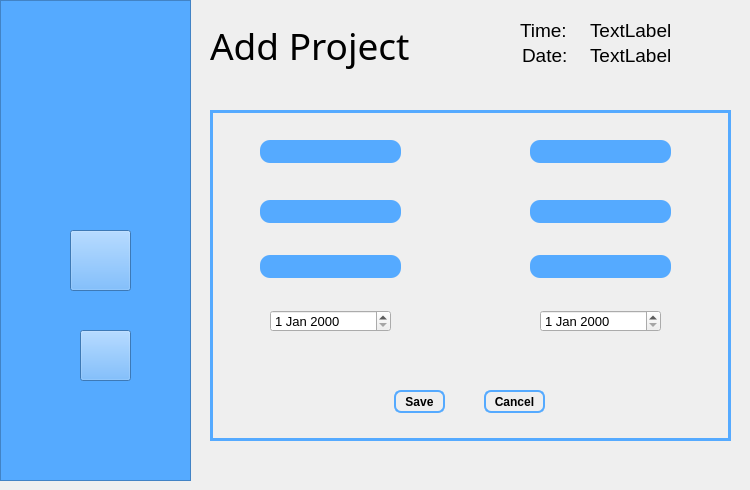
   <widget class="QWidget" name="page">
    <widget class="QFrame" name="frame_3">
     <property name="geometry">
      <rect>
       <x>0</x>
       <y>0</y>
       <width>191</width>
       <height>481</height>
      </rect>
     </property>
     <property name="styleSheet">
      <string notr="true">background:rgb(85,170,255);</string>
     </property>
     <property name="frameShape">
      <enum>QFrame::StyledPanel</enum>
     </property>
     <property name="frameShadow">
      <enum>QFrame::Raised</enum>
     </property>
     <widget class="QLabel" name="label_23">
      <property name="geometry">
       <rect>
        <x>10</x>
        <y>30</y>
        <width>171</width>
        <height>171</height>
       </rect>
      </property>
      <property name="styleSheet">
       <string notr="true">border-image:url(:/img/img/floralloLogo.png);</string>
      </property>
      <property name="text">
       <string/>
      </property>
     </widget>
     <widget class="QPushButton" name="signOut_2">
      <property name="geometry">
       <rect>
        <x>70</x>
        <y>230</y>
        <width>61</width>
        <height>61</height>
       </rect>
      </property>
      <property name="styleSheet">
       <string notr="true">#signOut_2
{
   border-image:url(:/img/img/profileIcon.png);
}

#signOut_2:hover
{
  border-image:url(:/img/img/profileIconHover.png);
}</string>
      </property>
      <property name="text">
       <string/>
      </property>
     </widget>
     <widget class="QPushButton" name="signOut_5">
      <property name="geometry">
       <rect>
        <x>80</x>
        <y>330</y>
        <width>51</width>
        <height>51</height>
       </rect>
      </property>
      <property name="styleSheet">
       <string notr="true">#signOut_5
{
   border-image:url(:/img/img/signOut.png);
}

#signOut_5:hover
{
  border-image:url(:/img/img/signOutHover.png);
}</string>
      </property>
      <property name="text">
       <string/>
      </property>
     </widget>
    </widget>
    <widget class="QFrame" name="frame_4">
     <property name="geometry">
      <rect>
       <x>210</x>
       <y>110</y>
       <width>521</width>
       <height>331</height>
      </rect>
     </property>
     <property name="styleSheet">
      <string notr="true">#frame_4
{
	border:3px solid rgb(85, 170, 255);
}</string>
     </property>
     <property name="frameShape">
      <enum>QFrame::StyledPanel</enum>
     </property>
     <property name="frameShadow">
      <enum>QFrame::Raised</enum>
     </property>
     <widget class="QLineEdit" name="lineEdit_IDProjectInput">
      <property name="geometry">
       <rect>
        <x>50</x>
        <y>30</y>
        <width>141</width>
        <height>23</height>
       </rect>
      </property>
      <property name="font">
       <font>
        <pointsize>11</pointsize>
       </font>
      </property>
      <property name="styleSheet">
       <string notr="true">padding: 1px;
background: rgb(85,170,255);
border-radius: 10px;
</string>
      </property>
     </widget>
     <widget class="QLineEdit" name="lineEdit_NameProjectInput">
      <property name="geometry">
       <rect>
        <x>50</x>
        <y>90</y>
        <width>141</width>
        <height>23</height>
       </rect>
      </property>
      <property name="font">
       <font>
        <pointsize>11</pointsize>
       </font>
      </property>
      <property name="styleSheet">
       <string notr="true">padding: 1px;
background: rgb(85,170,255);
border-radius: 10px;
</string>
      </property>
     </widget>
     <widget class="QLineEdit" name="lineEdit_DescriptionProjectInput">
      <property name="geometry">
       <rect>
        <x>50</x>
        <y>145</y>
        <width>141</width>
        <height>23</height>
       </rect>
      </property>
      <property name="font">
       <font>
        <pointsize>11</pointsize>
       </font>
      </property>
      <property name="styleSheet">
       <string notr="true">padding: 1px;
background: rgb(85,170,255);
border-radius: 10px;
</string>
      </property>
     </widget>
     <widget class="QLineEdit" name="lineEdit_OrderIDProjectInput">
      <property name="geometry">
       <rect>
        <x>320</x>
        <y>145</y>
        <width>141</width>
        <height>23</height>
       </rect>
      </property>
      <property name="font">
       <font>
        <pointsize>11</pointsize>
       </font>
      </property>
      <property name="styleSheet">
       <string notr="true">padding: 1px;
background: rgb(85,170,255);
border-radius: 10px;
</string>
      </property>
     </widget>
     <widget class="QLineEdit" name="lineEdit_BudgetProjectInput">
      <property name="geometry">
       <rect>
        <x>320</x>
        <y>30</y>
        <width>141</width>
        <height>23</height>
       </rect>
      </property>
      <property name="font">
       <font>
        <pointsize>11</pointsize>
       </font>
      </property>
      <property name="styleSheet">
       <string notr="true">padding: 1px;
background: rgb(85,170,255);
border-radius: 10px;
</string>
      </property>
     </widget>
     <widget class="QLineEdit" name="lineEdit_CustomerIDProjectInput">
      <property name="geometry">
       <rect>
        <x>320</x>
        <y>90</y>
        <width>141</width>
        <height>23</height>
       </rect>
      </property>
      <property name="font">
       <font>
        <pointsize>11</pointsize>
       </font>
      </property>
      <property name="styleSheet">
       <string notr="true">padding: 1px;
background: rgb(85,170,255);
border-radius: 10px;
</string>
      </property>
     </widget>
     <widget class="QDateEdit" name="dateEdit_StartDateProjectInput">
      <property name="geometry">
       <rect>
        <x>60</x>
        <y>200</y>
        <width>121</width>
        <height>22</height>
       </rect>
      </property>
      <property name="font">
       <font>
        <pointsize>10</pointsize>
       </font>
      </property>
     </widget>
     <widget class="QDateEdit" name="dateEdit_EndDateProjectInput">
      <property name="geometry">
       <rect>
        <x>330</x>
        <y>200</y>
        <width>121</width>
        <height>22</height>
       </rect>
      </property>
      <property name="font">
       <font>
        <pointsize>10</pointsize>
       </font>
      </property>
     </widget>
     <widget class="QPushButton" name="pushButton_SaveAddProject">
      <property name="geometry">
       <rect>
        <x>184</x>
        <y>280</y>
        <width>51</width>
        <height>23</height>
       </rect>
      </property>
      <property name="font">
       <font>
        <family>Arial</family>
        <pointsize>9</pointsize>
        <weight>75</weight>
        <bold>true</bold>
       </font>
      </property>
      <property name="styleSheet">
       <string notr="true">#pushButton_SaveAddProject
{
background-color: transparent;
border-width: 2px;
border-color: rgb(85,170,255);
border-style: solid;
border-radius: 7;
padding: 3px;
padding-left: 5px;
padding-right: 5px;
}

#pushButton_SaveAddProject:hover
{
background:rgb(85,170,255);
}</string>
      </property>
      <property name="text">
       <string>Save</string>
      </property>
     </widget>
     <widget class="QPushButton" name="pushButton_CancelAddProject">
      <property name="geometry">
       <rect>
        <x>274</x>
        <y>280</y>
        <width>61</width>
        <height>23</height>
       </rect>
      </property>
      <property name="font">
       <font>
        <family>Arial</family>
        <pointsize>9</pointsize>
        <weight>75</weight>
        <bold>true</bold>
       </font>
      </property>
      <property name="styleSheet">
       <string notr="true">#pushButton_CancelAddProject
{
background-color: transparent;
border-width: 2px;
border-color: rgb(85,170,255);
border-style: solid;
border-radius: 7;
padding: 3px;
padding-left: 5px;
padding-right: 5px;
}

#pushButton_CancelAddProject:hover
{
background:rgb(85,170,255);
}</string>
      </property>
      <property name="text">
       <string>Cancel</string>
      </property>
     </widget>
    </widget>
    <widget class="QLabel" name="label_7">
     <property name="geometry">
      <rect>
       <x>210</x>
       <y>20</y>
       <width>231</width>
       <height>51</height>
      </rect>
     </property>
     <property name="font">
      <font>
       <family>Arial Rounded MT Bold</family>
       <pointsize>28</pointsize>
      </font>
     </property>
     <property name="text">
      <string>Add Project</string>
     </property>
    </widget>
    <widget class="QLabel" name="label_8">
     <property name="geometry">
      <rect>
       <x>520</x>
       <y>20</y>
       <width>47</width>
       <height>21</height>
      </rect>
     </property>
     <property name="font">
      <font>
       <pointsize>14</pointsize>
      </font>
     </property>
     <property name="text">
      <string>Time:</string>
     </property>
    </widget>
    <widget class="QLabel" name="label_9">
     <property name="geometry">
      <rect>
       <x>522</x>
       <y>45</y>
       <width>51</width>
       <height>21</height>
      </rect>
     </property>
     <property name="font">
      <font>
       <pointsize>14</pointsize>
      </font>
     </property>
     <property name="text">
      <string>Date:</string>
     </property>
    </widget>
    <widget class="QLabel" name="time2">
     <property name="geometry">
      <rect>
       <x>590</x>
       <y>15</y>
       <width>151</width>
       <height>31</height>
      </rect>
     </property>
     <property name="font">
      <font>
       <pointsize>14</pointsize>
      </font>
     </property>
     <property name="text">
      <string>TextLabel</string>
     </property>
    </widget>
    <widget class="QLabel" name="date2">
     <property name="geometry">
      <rect>
       <x>590</x>
       <y>45</y>
       <width>112</width>
       <height>21</height>
      </rect>
     </property>
     <property name="font">
      <font>
       <pointsize>14</pointsize>
      </font>
     </property>
     <property name="text">
      <string>TextLabel</string>
     </property>
    </widget>
   </widget>
